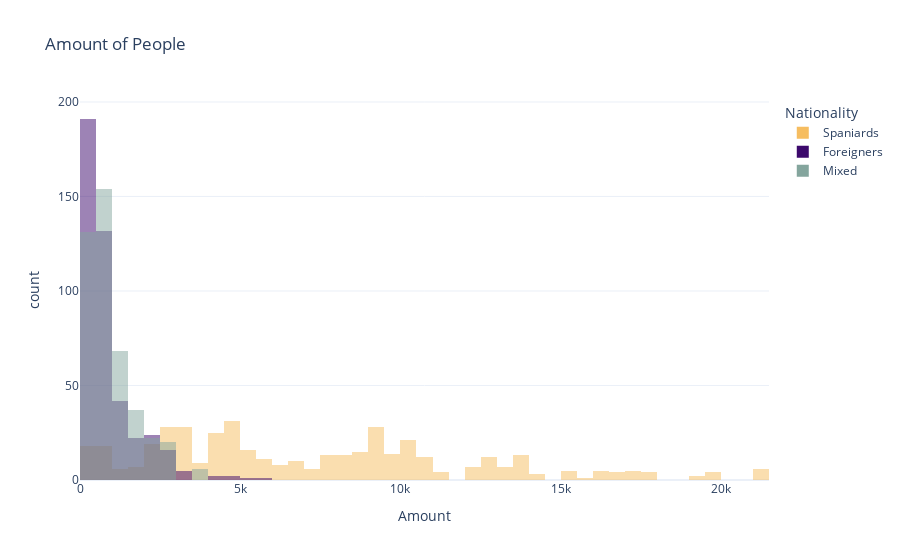

Source (notebook cell):
### Code cell
fig = px.histogram(composition, x="Amount", 
                   barmode='overlay',title="Amount of People",#animation_frame="Year",
                   color_discrete_map=color_dict, color="Nationality",  template="plotly_white",
                   hover_data=['Name_NBHD','Name_Dist'], labels={'Name_NBHD':'Neighborhood Name'})
                   
fig.show()

### Figure 1 — Plotly figure (JSON) as saved in the notebook; plotly's stock layout.template omitted (floating-point values rounded to 4 significant figures; data arrays with more than 128 entries replaced by an {"elided": "..."} marker saying what was removed)
{"data": [{"alignmentgroup": "True", "bingroup": "x", "hovertemplate": "Nationality=Spaniards<br>Amount=%{x}<br>count=%{y}<extra></extra>", "legendgroup": "Spaniards", "marker": {"color": "#f6bd60", "opacity": 0.5}, "name": "Spaniards", "offsetgroup": "Spaniards", "orientation": "v", "showlegend": true, "type": "histogram", "x": {"elided": "438 int values"}, "xaxis": "x", "yaxis": "y"}, {"alignmentgroup": "True", "bingroup": "x", "hovertemplate": "Nationality=Foreigners<br>Amount=%{x}<br>count=%{y}<extra></extra>", "legendgroup": "Foreigners", "marker": {"color": "#3c096c", "opacity": 0.5}, "name": "Foreigners", "offsetgroup": "Foreigners", "orientation": "v", "showlegend": true, "type": "histogram", "x": {"elided": "438 int values"}, "xaxis": "x", "yaxis": "y"}, {"alignmentgroup": "True", "bingroup": "x", "hovertemplate": "Nationality=Mixed<br>Amount=%{x}<br>count=%{y}<extra></extra>", "legendgroup": "Mixed", "marker": {"color": "#84a59d", "opacity": 0.5}, "name": "Mixed", "offsetgroup": "Mixed", "orientation": "v", "showlegend": true, "type": "histogram", "x": {"elided": "438 int values"}, "xaxis": "x", "yaxis": "y"}], "layout": {"barmode": "overlay", "legend": {"title": {"text": "Nationality"}, "tracegroupgap": 0}, "title": {"text": "Amount of People"}, "xaxis": {"anchor": "y", "domain": [0, 1], "title": {"text": "Amount"}}, "yaxis": {"anchor": "x", "domain": [0, 1], "title": {"text": "count"}}}}
